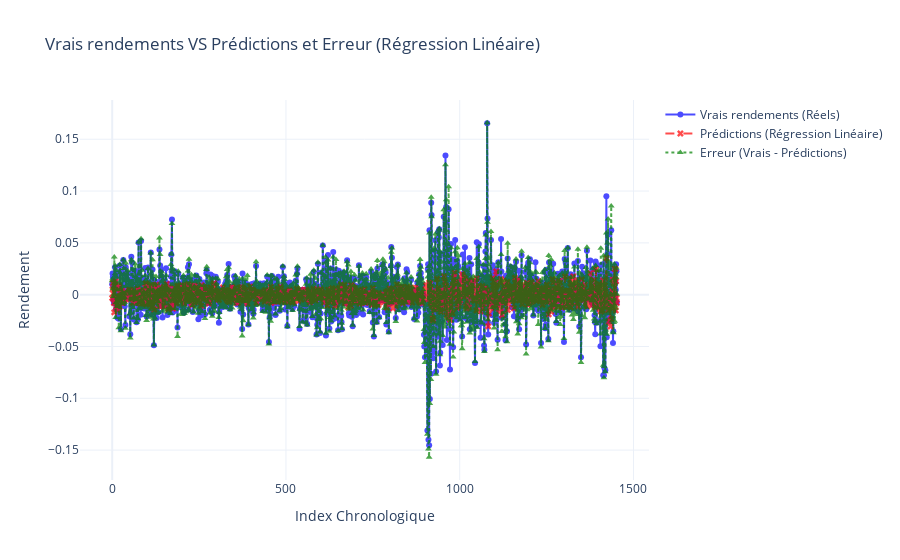

The code cell stored with this chart in its notebook:
### Code cell
# Calcul de l'erreur
errors = np.array(y_test) - np.array(y_pred_lin)

# Création de la figure interactive
fig = go.Figure()

# Ajout des vrais rendements
fig.add_trace(go.Scatter(
    x=list(range(len(y_test))),
    y=y_test,
    mode='lines+markers',
    name='Vrais rendements (Réels)',
    line=dict(color='blue', dash='solid'),
    marker=dict(symbol='circle'),
    opacity=0.7
))

# Ajout des prédictions
fig.add_trace(go.Scatter(
    x=list(range(len(y_pred_lin))),
    y=y_pred_lin,
    mode='lines+markers',
    name='Prédictions (Régression Linéaire)',
    line=dict(color='red', dash='dash'),
    marker=dict(symbol='x'),
    opacity=0.7
))

# Ajout des erreurs
fig.add_trace(go.Scatter(
    x=list(range(len(errors))),
    y=errors,
    mode='lines+markers',
    name='Erreur (Vrais - Prédictions)',
    line=dict(color='green', dash='dot'),
    marker=dict(symbol='triangle-up'),
    opacity=0.7
))

# Mise en forme de la figure
fig.update_layout(
    title="Vrais rendements VS Prédictions et Erreur (Régression Linéaire)",
    xaxis_title="Index Chronologique",
    yaxis_title="Rendement",
    legend=dict(font=dict(size=12)),
    grid=dict(rows=1, columns=1),
    template="plotly_white"
)

# Affichage de la figure
fig.show()

### Figure 1 — Plotly figure (JSON) as saved in the notebook; plotly's stock layout.template omitted (floating-point values rounded to 4 significant figures; data arrays with more than 128 entries replaced by an {"elided": "..."} marker saying what was removed)
{"data": [{"line": {"color": "blue", "dash": "solid"}, "marker": {"symbol": "circle"}, "mode": "lines+markers", "name": "Vrais rendements (Réels)", "opacity": 0.7, "type": "scatter", "x": {"elided": "1453 int values"}, "y": {"elided": "1453 float values"}}, {"line": {"color": "red", "dash": "dash"}, "marker": {"symbol": "x"}, "mode": "lines+markers", "name": "Prédictions (Régression Linéaire)", "opacity": 0.7, "type": "scatter", "x": {"elided": "1453 int values"}, "y": {"elided": "1453 float values"}}, {"line": {"color": "green", "dash": "dot"}, "marker": {"symbol": "triangle-up"}, "mode": "lines+markers", "name": "Erreur (Vrais - Prédictions)", "opacity": 0.7, "type": "scatter", "x": {"elided": "1453 int values"}, "y": {"elided": "1453 float values"}}], "layout": {"grid": {"columns": 1, "rows": 1}, "legend": {"font": {"size": 12}}, "title": {"text": "Vrais rendements VS Prédictions et Erreur (Régression Linéaire)"}, "xaxis": {"title": {"text": "Index Chronologique"}}, "yaxis": {"title": {"text": "Rendement"}}}}
